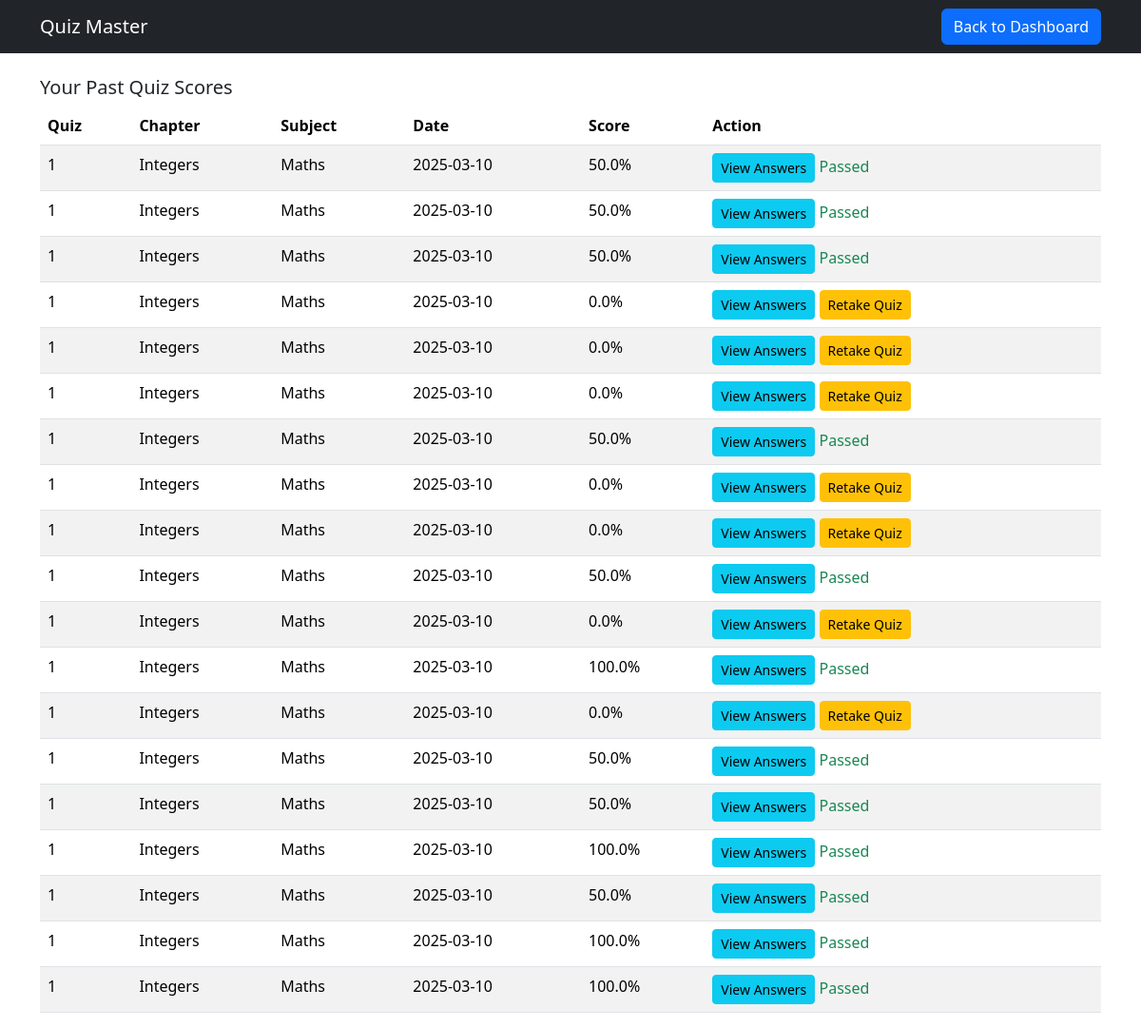
/user_scores (signed in), run on an earlier commit of the app's database.
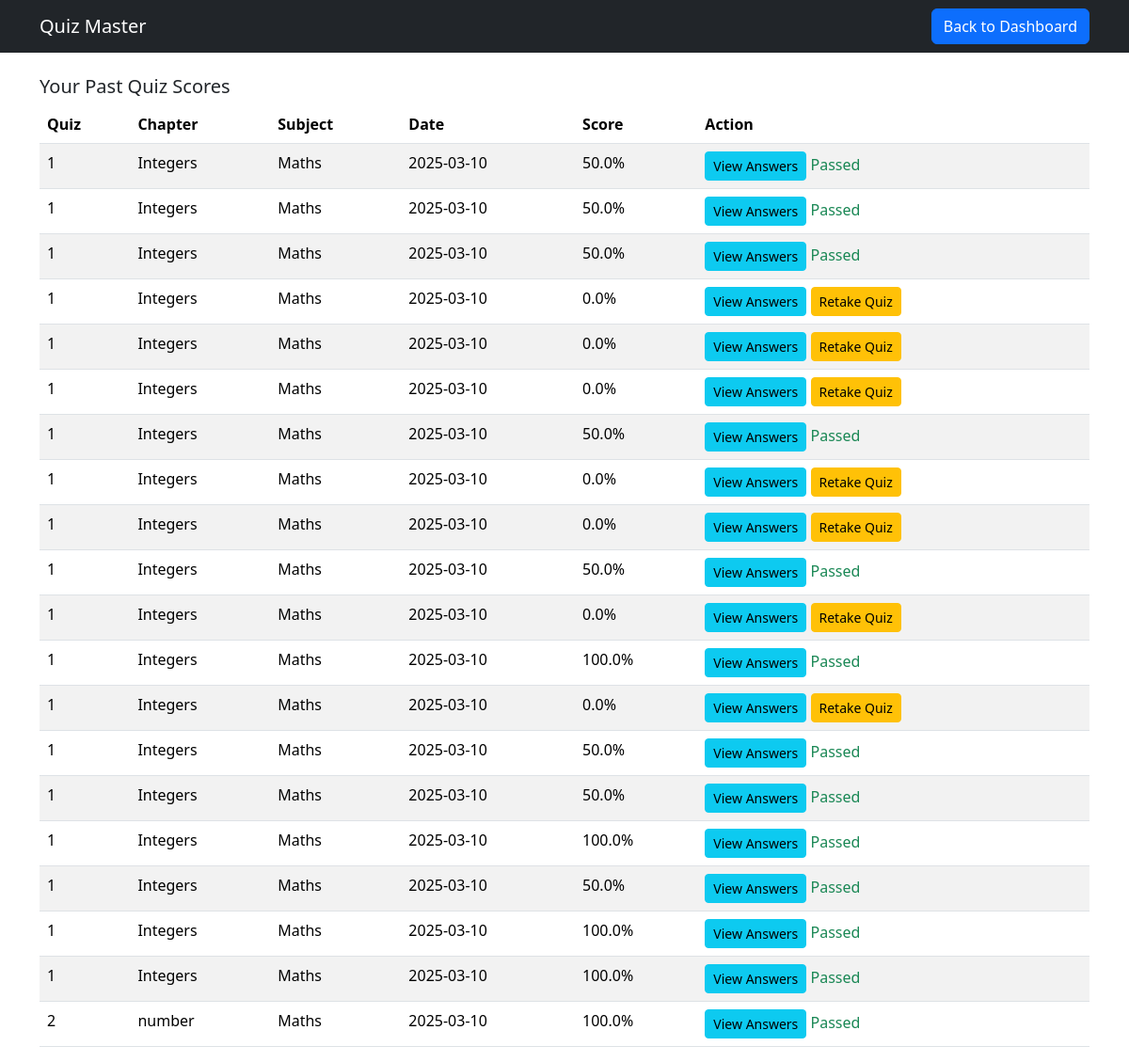
And on a later commit of the database.
### app.py (models this page shows)
class Score(db.Model):
    __tablename__ = 'score'
    ScoreID = db.Column(db.Integer, primary_key=True, autoincrement=True)
    QuizID = db.Column(db.Integer, db.ForeignKey('quiz.QuizID'), nullable=False)
    UserID = db.Column(db.Integer, db.ForeignKey('user.UserID'), nullable=False)
    TimeStamp = db.Column(db.DateTime, default=db.func.current_timestamp())  # Auto-fills time of attempt
    TotalScore = db.Column(db.Float, nullable=False)
    user = db.relationship('User', backref='scores')
    quiz = db.relationship('Quiz', backref='scores')

class Quiz(db.Model):
    __tablename__ = 'quiz'
    QuizID = db.Column(db.Integer, primary_key=True, autoincrement=True)
    Date_of_quiz = db.Column(db.Date, nullable=False)
    Time_duration = db.Column(db.String(5), nullable=False)  # Stores "HH:MM"
    Remarks = db.Column(db.String(500))
    ChapterID = db.Column(db.Integer, db.ForeignKey('chapter.ChapterID'), nullable=False)
    QuestionsR = db.relationship('Questions', backref='quiz', lazy=True)

class Chapter(db.Model):
    __tablename__ = 'chapter'
    ChapterID = db.Column(db.Integer, primary_key=True, autoincrement=True)
    Chaptername = db.Column(db.String(500), nullable=False)
    Description = db.Column(db.String(500), nullable=False)
    QuizR = db.relationship('Quiz', backref='chapter', lazy=True)
    SubjectID = db.Column(db.Integer, db.ForeignKey('subject.SubjectID'), nullable=False)
    subject = db.relationship('Subject', backref='chapters')

class Subject(db.Model):
    __tablename__ = 'subject'
    SubjectID = db.Column(db.Integer, primary_key=True, autoincrement=True)
    Subjectname = db.Column(db.String(500), nullable=False)
    Description = db.Column(db.String(500), nullable=False)

### app.py (the view)
@app.route('/user_scores')
def user_scores():
    if 'user_id' not in session:
        flash("Unauthorized access!", "danger")
        return redirect(url_for("home"))
    user_id = session['user_id']
    scores = Score.query.filter_by(UserID=user_id).all()
    for score in scores:
        score.retake_allowed = score.TotalScore < 40  # Check if score is below 40%
    return render_template("quiz_scores.html", scores=scores)

### templates/quiz_scores.html (shortened to what this page needs)
<!DOCTYPE html>
<html lang="en">
<head>
    <link href="https://cdn.jsdelivr.net/npm/bootstrap@5.3.2/dist/css/bootstrap.min.css" rel="stylesheet">
</head>
<body>
    <nav class="navbar navbar-expand-lg navbar-dark bg-dark">
        <div class="container">
            <a class="navbar-brand" href="#">Quiz Master</a>
            <a href="{{ url_for('user_dashboard') }}" class="btn btn-primary">Back to Dashboard</a>
        </div>
    </nav>
    <div class="container mt-4">
        <h5>Your Past Quiz Scores</h5>
        {% if scores %}
        <table class="table table-striped">
            <thead>
                <tr>
                    <th>Quiz</th>
                    <th>Chapter</th>
                    <th>Subject</th>
                    <th>Date</th>
                    <th>Score</th>
                    <th>Action</th>
                </tr>
            </thead>
            <tbody>
                {% for score in scores %}
                <tr>
                    <td>{{ score.quiz.QuizID }}</td>
                    <td>{{ score.quiz.chapter.Chaptername }}</td>
                    <td>{{ score.quiz.chapter.subject.Subjectname }}</td>
                    <td>{{ score.TimeStamp.date() }}</td>
                    <td>{{ score.TotalScore }}%</td>
                    <td>
                        <button class="btn btn-info btn-sm" data-bs-toggle="modal" data-bs-target="#viewAnswers{{ score.ScoreID }}">View Answers</button>
                        {% if score.TotalScore < 40 %}
                            <a href="{{ url_for('start_quiz', quiz_id=score.quiz.QuizID) }}" class="btn btn-warning btn-sm">Retake Quiz</a>
                        {% else %}
                            <span class="text-success">Passed</span>
                        {% endif %}
                    </td>
                </tr>
                {% endfor %}
            </tbody>
        </table>
        {% else %}
        <p>No quiz attempts found.</p>
        {% endif %}
    </div>
</body>
</html>

What changed in the data, as far as the page shows it:
added Score: quiz.QuizID "2", quiz.chapter.Chaptername "number", quiz.chapter.subject.Subjectname "Maths", TimeStamp "2025-03-10", TotalScore "100.0", shows "Passed"
